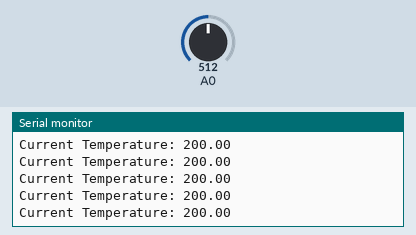
Simulated run of this sketch. Board: Arduino Uno, built with avr-gcc and run on an emulated ATmega328P. Shown: the last lines printed to the serial monitor. The inputs (shaded band) are chosen by the test bench; at power-on: A0 = 512.

Above: at 1.2 s.
1.3 s: A0 set to 322
At 2.2 s:
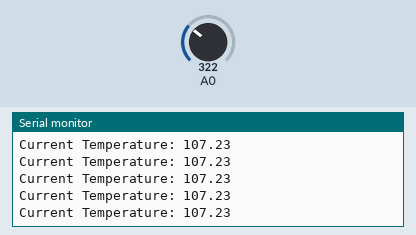
4.3 s: A0 set to 289
At 5.2 s:
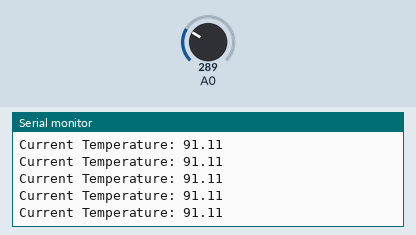
7.3 s: A0 set to 132
At 8.0 s:
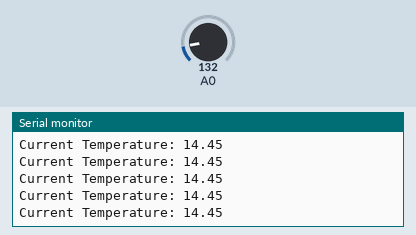
10.3 s: A0 set to 111
At 11.3 s:
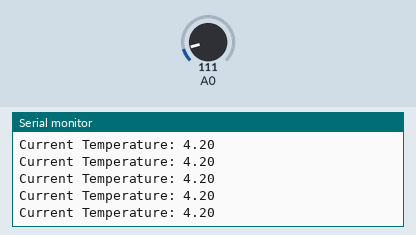
Timing chart, 0 to 13.3 s (numbered marks = the images above; inputs shaded):
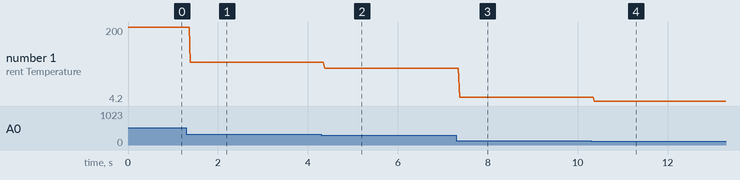

The sketch:

Temperature.ino
```cpp
int sensorInput;
double temp;

void setup() {
  Serial.begin(9600);

}
void loop() {
  sensorInput = analogRead(A0);
  temp = (double)sensorInput / 1024;
  temp = temp * 5;
  temp = temp - 0.5;
  temp = temp * 100;

  Serial.print("Current Temperature: ");
  Serial.println(temp);
}
```

Measured:
- after the input at 1.3 s, the serial monitor: prints a new line after 0.09 s (image 1)
- after the input at 4.3 s, the serial monitor: prints a new line after 0.07 s (image 2)
- after the input at 7.3 s, the serial monitor: prints a new line after 0.07 s (image 3)
- after the input at 10.3 s, the serial monitor: prints a new line after 0.07 s (image 4)
- plotted number 1: 200 → 107.23 after the input at 1.3 s, 107.23 → 91.11 after the input at 4.3 s, 91.11 → 14.45 after the input at 7.3 s, 14.45 → 4.2 after the input at 10.3 s
